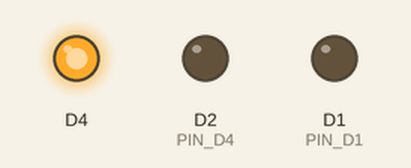
This sketch was run on a simulated ESP8266 (NodeMCU). Shown: output pins drawn as LEDs (lit = HIGH).

Above: at 0.5 s.
At 3.5 s:
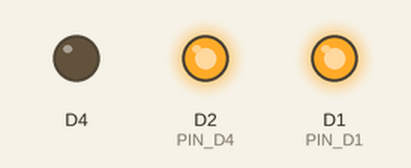
Timing chart, 0 to 4.6 s (numbered marks = the images above):
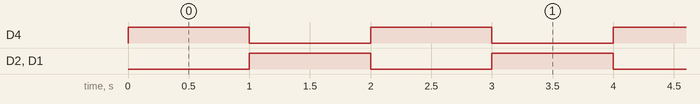

The sketch:

ledD4.ino
```cpp
#define PIN_D4 D2 //GPIO2 = 2
#define PIN_D1 D1

void setup() {
  // put your setup code here, to run once:
  pinMode(PIN_D4, OUTPUT);
  pinMode(PIN_D1, OUTPUT);
  pinMode(2, OUTPUT);

}

void loop() {
  // put your main code here, to run repeatedly:
  digitalWrite(PIN_D4, LOW);
  digitalWrite(PIN_D1, LOW);
  digitalWrite(2, HIGH);
  delay(1000);

  digitalWrite(PIN_D1, HIGH);
  digitalWrite(PIN_D4, HIGH);
  digitalWrite(2, LOW);
  delay(1000);
}
```

Measured:
- by itself, D4, D2 (PIN_D4), D1 (PIN_D1): alternates HIGH for 1.0 s and LOW for 1.0 s
